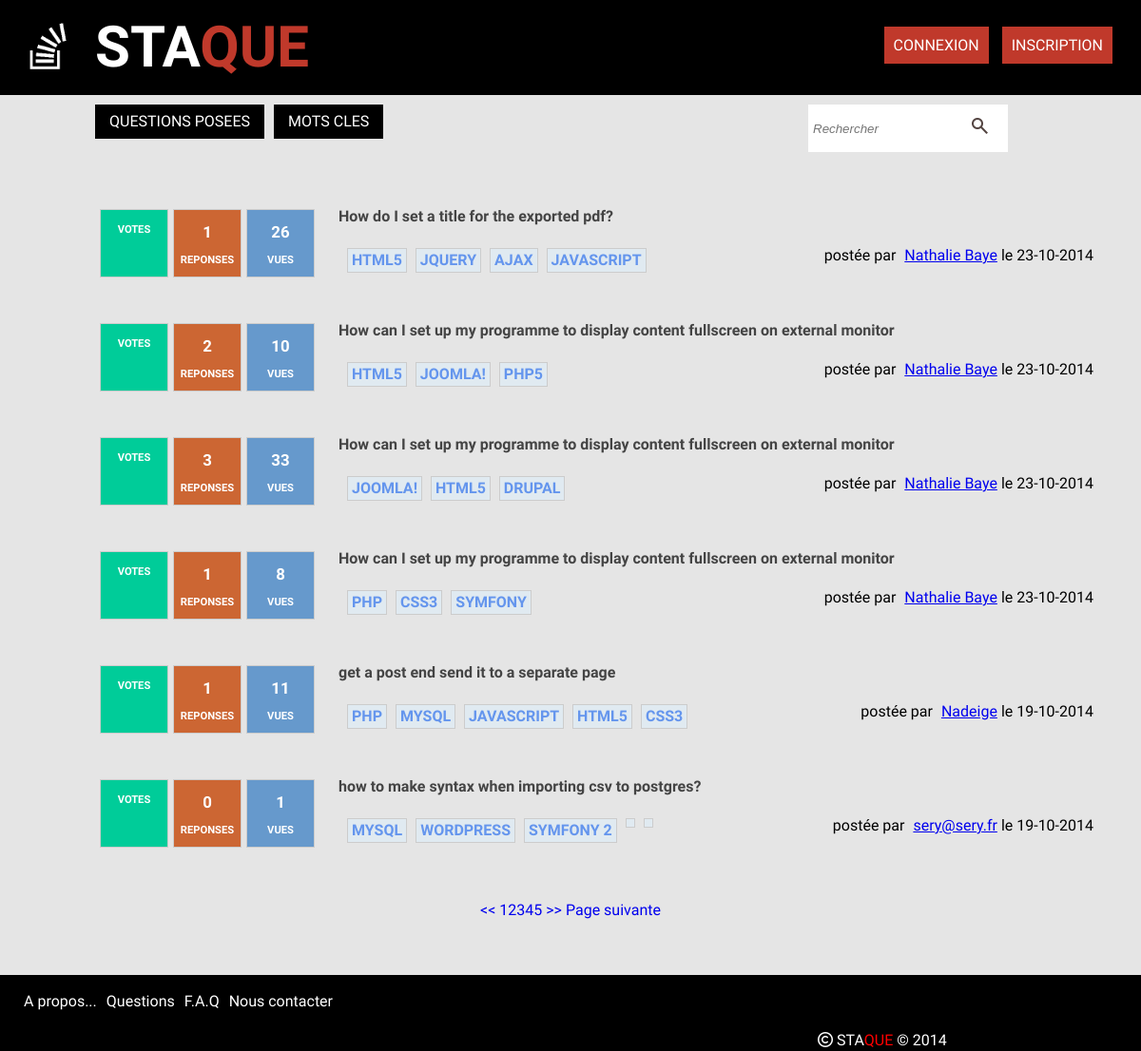
The page /questions.php on the database its author committed.
### tables this page shows
CREATE TABLE IF NOT EXISTS `questions` (
`id` int(11) NOT NULL,
  `title` varchar(150) NOT NULL,
  `contenu` text NOT NULL,
  `id_user` int(11) NOT NULL,
  `keyword1` varchar(255) NOT NULL,
  `keyword2` varchar(255) DEFAULT NULL,
  `keyword3` varchar(255) DEFAULT NULL,
  `keyword4` varchar(255) DEFAULT NULL,
  `keyword5` varchar(255) DEFAULT NULL,
  `vues` int(11) NOT NULL,
  `dateCreated` datetime NOT NULL,
  `dateModified` datetime NOT NULL
);

CREATE TABLE IF NOT EXISTS `users` (
`id` int(11) NOT NULL,
  `name` varchar(255) NOT NULL,
  `avatar` varchar(255) DEFAULT NULL,
  `email` varchar(50) NOT NULL,
  `username` varchar(50) NOT NULL,
  `password` varchar(255) NOT NULL,
  `salt` varchar(50) NOT NULL,
  `token` varchar(50) NOT NULL,
  `dateRegistered` datetime NOT NULL,
  `dateModified` datetime NOT NULL,
  `job` varchar(255) NOT NULL,
  `country` varchar(255) NOT NULL,
  `language` varchar(255) NOT NULL,
  `externallink` varchar(255) DEFAULT NULL,
  `score` int(11) NOT NULL
);

### questions.php (the view, shortened to what this page needs)
<?php
  include("db.php");
  $numPerPage = 6;
  $page = 1;
  $direction = "ASC";
$sql="SELECT COUNT(answers.id) AS answCount, questions.id AS questId, questions.title, questions.contenu, questions.id_user AS userId, questions.dateCreated, questions.vues,
  questions.keyword1, questions.keyword2, questions.keyword3, questions.keyword4, questions.keyword5,
  users.id AS idUser, users.name, users.avatar, users.email, users.username, users.password, users.job, users.country, users.language, users.externallink
      FROM questions
      LEFT JOIN users on users.id=questions.id_user
      LEFT JOIN answers on questions.id=answers.id_question
          GROUP BY answers.id_question
          ORDER BY questions.dateCreated DESC
          LIMIT :offset, $numPerPage";
    $stmt=$dbh->prepare($sql);
    $stmt->bindValue(":offset", ($page-1)*$numPerPage, PDO::PARAM_INT);
    $stmt->execute();
    $questions=$stmt->fetchAll();
$sql = "SELECT COUNT(*) FROM questions";
    $stmt = $dbh->prepare($sql);
    $stmt->execute();
    $totalNumber = $stmt->fetchColumn();
    $totalPages = ceil($totalNumber / $numPerPage);
?>
<?php include("inc/top.php"); ?>
<main class="mainContentQuestions">
        <?php
          foreach($questions as $question):
          ?>
        <div class="vote">
        <p><?php echo "VOTES";?></p>
        </div>
        <div class="answer">
        <p><?php echo $question['answCount'];?></p>
        <p>REPONSES</p>
        </div>
        <div class="vue">
        <p><?php echo $question['vues'];?></p>
        <p>VUES</p>
        </div>
        <div class="questions">
          <a href="questionsDetail.php?id=<?php echo $question['questId']; ?>" id="titreQuest"> <?php echo $question['title']; ?>
          </a>
          <div id="tag">
            <p class="keyword">
              <a href="questionsByKeyword.php?keyword=<?php echo $question['keyword1']; ?>" id="key1" title="Mot-clef 1"><?php echo $question['keyword1']; ?></a>
            </p>
                <?php if(!empty($question['keyword2'])){ ?>
              <p class="keyword">
              <a href="questionsByKeyword.php?keyword=<?php echo $question['keyword2']; ?>" id="key2" title="Mot-clef 2"><?php echo $question['keyword2']; ?>
                </a>
              </p>
              <?php }?>
                <?php if(!empty($question['keyword3'])){ ?>
              <p class="keyword">
                <a href="questionsByKeyword.php?keyword=<?php echo $question['keyword3']; ?>" id="key3" title="Mot-clef 3"><?php echo $question['keyword3']; ?>
                </a>
              </p>
                <?php }?>
                <?php if(!empty($question['keyword4'])){ ?>
              <p class="keyword">
                <a href="questionsByKeyword.php?keyword=<?php echo $question['keyword4']; ?>" id="key4" title="Mot-clef 4"><?php echo $question['keyword4']; ?>
                </a>
              </p>
                <?php }?>
                <?php if(!empty($question['keyword5'])){ ?>
              <p class="keyword">
                <a href="questionsByKeyword.php?keyword=<?php echo $question['keyword1']; ?>" id="key5" title="Mot-clef 5"><?php echo $question['keyword5']; ?>
                </a>
              </p>
                <?php }?>
            <div id="identification">
              <a>postée par<span class="espace"></span></a>
              <?php
              if (empty ($question['name'])){
                echo "profil supprimé";
              }else
              {
               echo "<a href='profile.php?id=".$question['idUser']."'>".$question['name']."</a>";
                }?>
              </a>le <?php
              $unix = strtotime($question['dateCreated']);
                        echo date("d-m-Y", $unix); ?>
            </div>
          </div>
        </div>
        <?php endforeach; ?>
<div id="pagination">
                                    <a href="questions.php?dir=<?php echo strtolower($direction); ?>&page=1"><<</a>
                      <?php
                          for($i= ($page-5); $i < ($page+5); $i++){
                            if($i <1 || $i > $totalPages){continue;}
                          echo '<a href="questions.php?dir=' .strtolower($direction) . '&page=' . $i .'">' .$i . '</a>';
                        }
                        ?>
                            <a href="questions.php?dir=<?php echo strtolower($direction); ?>&page=<?php echo $totalPages; ?>">>></a>
                      <?php if($page < $totalPages){ ?>
                            <a href="questions.php?page=<?php echo strtolower($direction); ?>&page=<?php echo $page + 1 ?>">Page suivante</a>
                      <?php } ?>
</div>
</main>
      <?php include("inc/bottom.php"); ?>

### css/style2.css (style rules this page uses)
html, body, div, span, applet, object, iframe, h1, h2, h3, h4, h5, h6, p, blockquote, pre, a, abbr, acronym, address, big, cite, code, del, dfn, em, img, ins, kbd, q, s, samp, small, strike, strong, sub, sup, tt, var, b, u, i, center, dl, dt, dd, ol, ul, li, fieldset, form, label, legend, table, caption, tbody, tfoot, thead, tr, th, td, article, aside, canvas, details, embed, figure, figcaption, footer, header, hgroup, menu, nav, output, ruby, section, summary, time, mark, audio, video { margin: 0; padding: 0; border: 0; font-size: 100%; font: inherit; vertical-align: baseline; }
body { line-height: 1; }
body { font-family: 'Play', sans-serif; background-color:rgba(0,0,0,0.1); }
span { color: #fff; font-size: 1em; }
.espace { background-color: transparent; padding-left:5px; }
.mainContentQuestions { clear: float; width: 1000px; margin-top: 30px; margin-left:auto; margin-right:auto; margin-bottom: 50px; }
.vote, .answer, .vue { width: 70px; height: 70px; float: left; border: 1px solid #ccc; padding-bottom: 0; margin-top: 20px; margin-left: 5px; font-size: 0.7em; font-weight: 700; text-align: center; color: #fff; }
.vote p, .answer p, .vue p { margin-top: 15px; font-weight: 700; }
.vote p:first-child, .answer p:first-child, .vue p:first-child { font-size: 1.5em; }
.vote { background-color: #0c9; }
.answer { background-color: #c63; }
.vue { margin-right: 25px; background-color: #69c; }
.questions { display: block; width: 1000px; height: 100px; padding-top: 20px; padding-left: 50px; }
.questions p a { text-decoration: none; color: #6495ED; font-weight: bold; }
#tag { margin-top: 25px; margin-left: 30px; }
.keyword { border: 1px solid #ccc; color: #3e6d8e; font-weight: bold; display: inline-block; float: left; margin-left: 9px; padding: 4px; background-color: #e0eaf1; text-align: center; text-transform: uppercase; }
#pagination { margin: auto; padding: 30px 10px 10px 10px; text-align: center; }
#pagination a { text-decoration: none; }
#identification { float: right; }
#titreQuest { font-weight: 700; color: #444; text-decoration: none; }

### rows shown on the page
questions: answCount "1", vues "26", title "How do I set a title for the exported pdf?", keyword1 "HTML5", keyword2 "JQUERY", keyword3 "AJAX", keyword4 "JAVASCRIPT", id_user.name "Nathalie Baye", dateCreated "23-10-2014"
questions: answCount "2", vues "10", title "How can I set up my programme to display content fullscreen on external monitor", keyword1 "HTML5", keyword2 "JOOMLA!", keyword3 "PHP5", id_user.name "Nathalie Baye", dateCreated "23-10-2014"
questions: answCount "3", vues "33", title "How can I set up my programme to display content fullscreen on external monitor", keyword1 "JOOMLA!", keyword2 "HTML5", keyword3 "DRUPAL", id_user.name "Nathalie Baye", dateCreated "23-10-2014"
questions: answCount "1", vues "8", title "How can I set up my programme to display content fullscreen on external monitor", keyword1 "PHP", keyword2 "CSS3", keyword3 "SYMFONY", id_user.name "Nathalie Baye", dateCreated "23-10-2014"
questions: answCount "1", vues "11", title "get a post end send it to a separate page", keyword1 "PHP", keyword2 "MYSQL", keyword3 "JAVASCRIPT", keyword4 "HTML5", keyword5 "CSS3", id_user.name "Nadeige", dateCreated "19-10-2014"
questions: answCount "0", vues "1", title "how to make syntax when importing csv to postgres?", keyword1 "MYSQL", keyword2 "WORDPRESS", keyword3 "SYMFONY 2", id_user.name "sery@sery.fr", dateCreated "19-10-2014"
